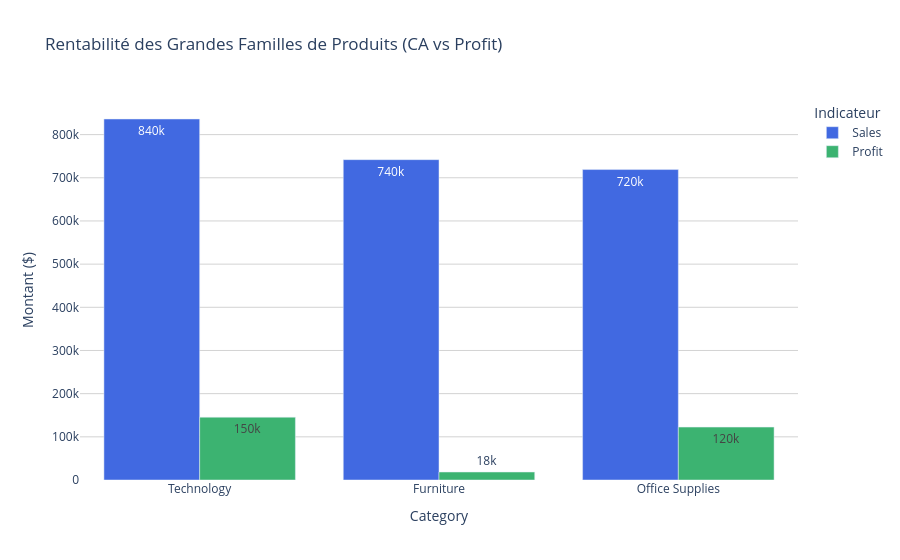

The notebook cell this image was saved under:
### Markdown cell above
#### Au niveau des Catégories principales

### Code cell
df_cat = df.groupby('Category', as_index=False).agg({
    'Sales': 'sum',
    'Profit': 'sum',
    'Discount': 'mean'
}).sort_values(by='Sales', ascending=False)

fig_cat = px.bar(
    df_cat, 
    x='Category', 
    y=['Sales', 'Profit'], 
    barmode='group',
    title="Rentabilité des Grandes Familles de Produits (CA vs Profit)",
    labels={'value': 'Montant ($)', 'variable': 'Indicateur'},
    color_discrete_map={'Sales': 'RoyalBlue', 'Profit': 'MediumSeaGreen'},
    text_auto='.2s'
)

fig_cat.update_layout(plot_bgcolor='white', hovermode='x unified')
fig_cat.update_yaxes(showgrid=True, gridcolor='LightGray')
fig_cat.show()

### Figure 1 — Plotly figure (JSON) as saved in the notebook; plotly's stock layout.template omitted (floating-point values rounded to 4 significant figures)
{"data": [{"alignmentgroup": "True", "hovertemplate": "Indicateur=Sales<br>Category=%{x}<br>Montant ($)=%{y}<extra></extra>", "legendgroup": "Sales", "marker": {"color": "RoyalBlue", "pattern": {"shape": ""}}, "name": "Sales", "offsetgroup": "Sales", "orientation": "v", "showlegend": true, "textposition": "auto", "texttemplate": "%{y:.2s}", "type": "bar", "x": ["Technology", "Furniture", "Office Supplies"], "xaxis": "x", "y": [836200.0, 742000.0, 719000.0], "yaxis": "y"}, {"alignmentgroup": "True", "hovertemplate": "Indicateur=Profit<br>Category=%{x}<br>Montant ($)=%{y}<extra></extra>", "legendgroup": "Profit", "marker": {"color": "MediumSeaGreen", "pattern": {"shape": ""}}, "name": "Profit", "offsetgroup": "Profit", "orientation": "v", "showlegend": true, "textposition": "auto", "texttemplate": "%{y:.2s}", "type": "bar", "x": ["Technology", "Furniture", "Office Supplies"], "xaxis": "x", "y": [145500.0, 18450.0, 122500.0], "yaxis": "y"}], "layout": {"barmode": "group", "hovermode": "x unified", "legend": {"title": {"text": "Indicateur"}, "tracegroupgap": 0}, "plot_bgcolor": "white", "title": {"text": "Rentabilité des Grandes Familles de Produits (CA vs Profit)"}, "xaxis": {"anchor": "y", "domain": [0, 1], "title": {"text": "Category"}}, "yaxis": {"anchor": "x", "domain": [0, 1], "gridcolor": "LightGray", "showgrid": true, "title": {"text": "Montant ($)"}}}}
